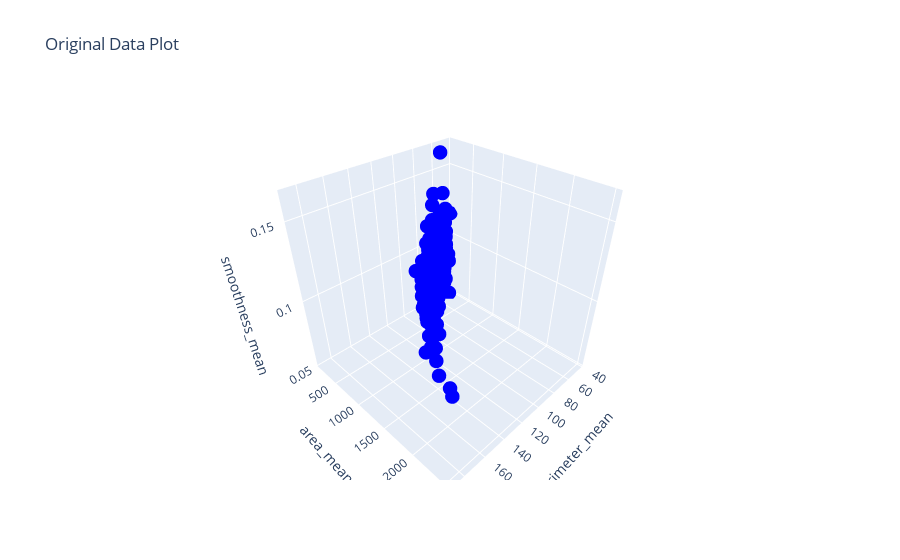

Source (notebook cell):
### Code cell
import plotly.graph_objects as go
# Create an interactive 3D figure
fig = go.Figure()

# Add scatter trace for actual points
fig.add_trace(go.Scatter3d(
    x=df[selected_features[0]],
    y=df[selected_features[1]],
    z=df[selected_features[2]],
    mode='markers',
    marker=dict(size=5, color='blue'),
    name='Actual'
))


# Update layout with axis labels and title
fig.update_layout(
    title='Original Data Plot',
    scene=dict(
        xaxis_title=selected_features[0],
        yaxis_title=selected_features[1],
        zaxis_title=selected_features[2]
    )
)
fig.show()

### Figure 1 — Plotly figure (JSON) as saved in the notebook; plotly's stock layout.template omitted (floating-point values rounded to 4 significant figures; data arrays with more than 128 entries replaced by an {"elided": "..."} marker saying what was removed)
{"data": [{"marker": {"color": "blue", "size": 5}, "mode": "markers", "name": "Actual", "type": "scatter3d", "x": {"elided": "569 float values"}, "y": {"elided": "569 float values"}, "z": {"elided": "569 float values"}}], "layout": {"scene": {"xaxis": {"title": {"text": "perimeter_mean"}}, "yaxis": {"title": {"text": "area_mean"}}, "zaxis": {"title": {"text": "smoothness_mean"}}}, "title": {"text": "Original Data Plot"}}}
